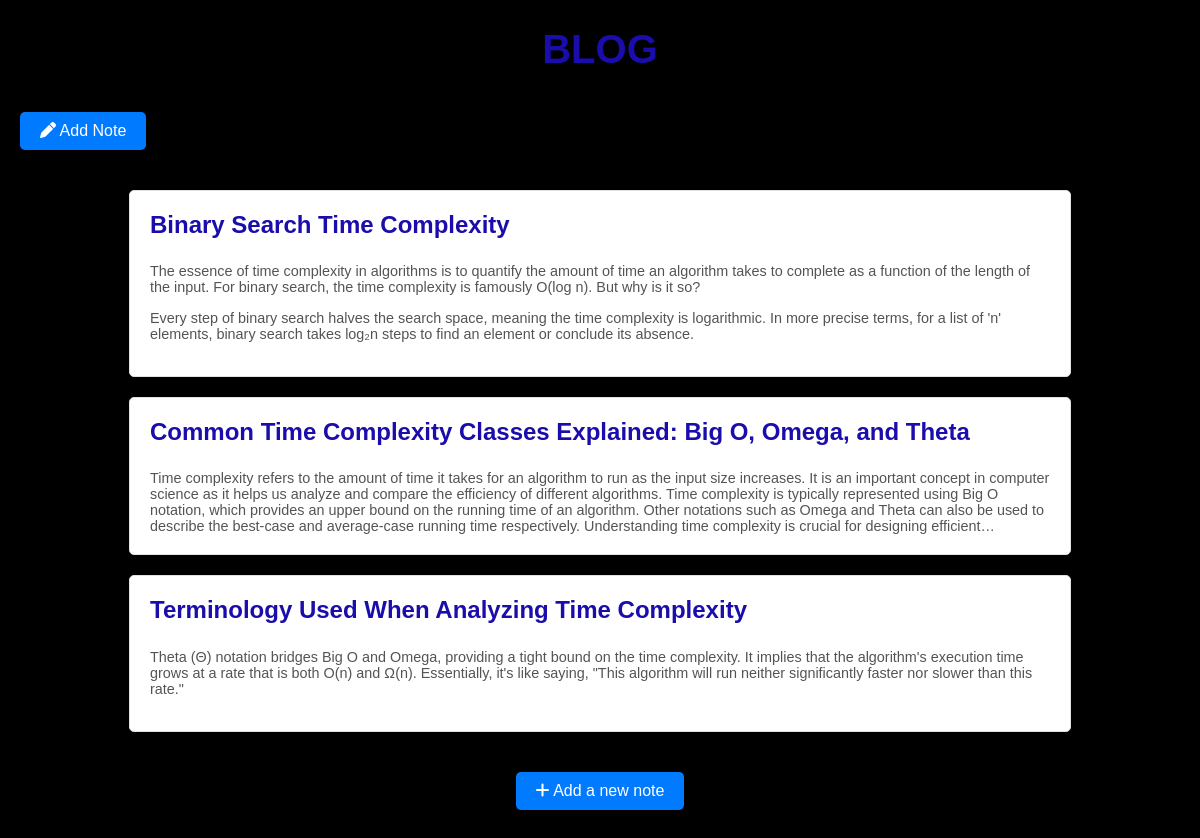
The app's page /blog/ (signed in), older data.
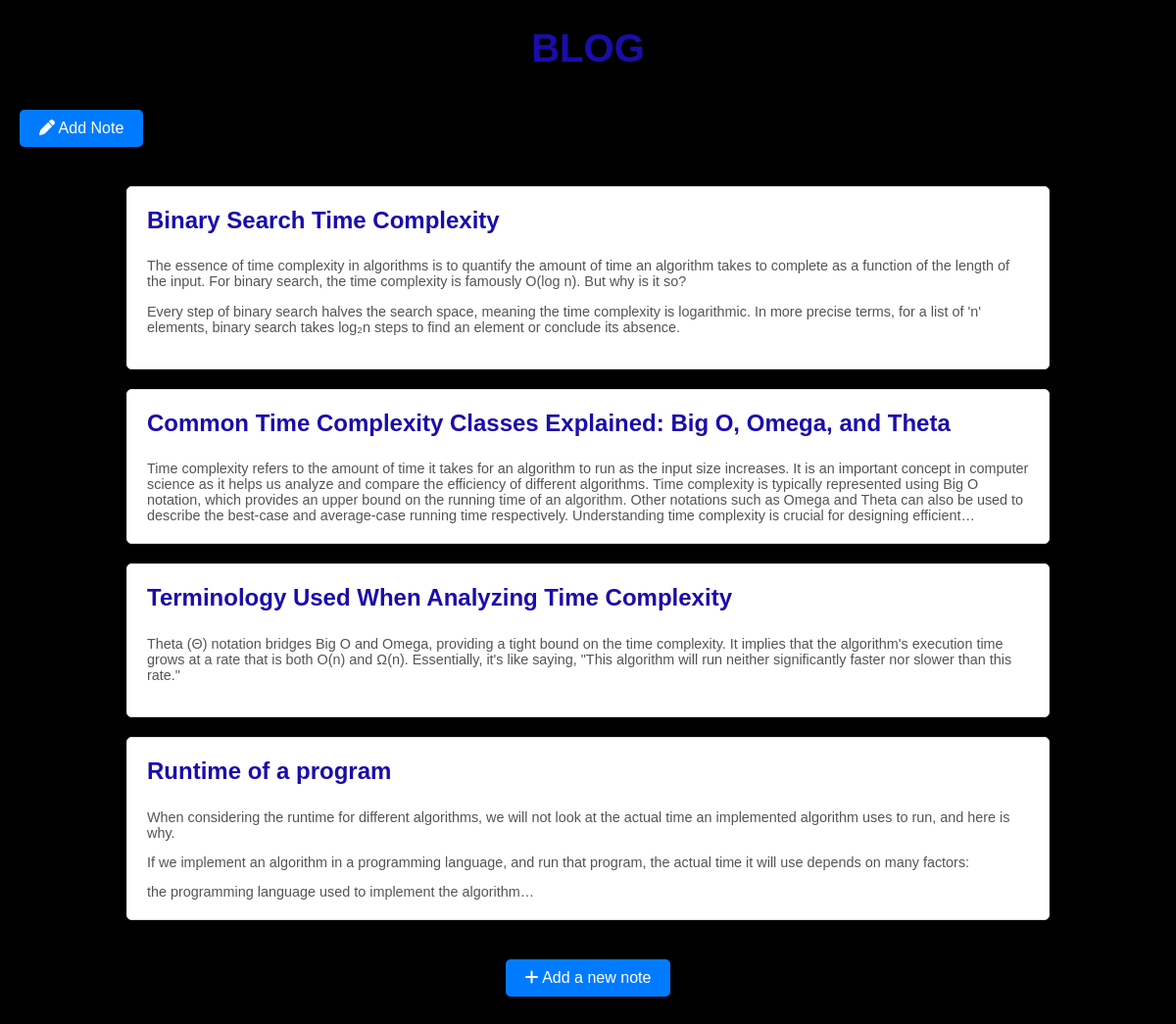
The same page, newer data.
### accounts/models.py (models this page shows, shortened)
class Note(models.Model):
    title = models.CharField(max_length=200)
    created_at = models.DateTimeField(auto_now_add=True)

class Subheading(models.Model):
    note = models.ForeignKey(Note, on_delete=models.CASCADE, related_name='subheadings')
    heading = models.CharField(max_length=200)
    content = models.TextField()

### accounts/views.py (the view)
# urls.py: path('blog/', views.blog, name='blog'),
@login_required
def blog(request):
    notes = Note.objects.all()
    return render(request, 'accounts/blog.html', {'notes': notes})

### accounts/templates/accounts/blog.html (shortened to what this page needs)
<!DOCTYPE html>
<html lang="en">
<head>
    <link rel="stylesheet" href="https://cdnjs.cloudflare.com/ajax/libs/font-awesome/6.0.0-beta3/css/all.min.css">
</head>
<body>
    <h1>BLOG</h1>
    <a href="{% url 'add_note' %}" class="add-note-button">
        <i class="fas fa-pen"></i> Add Note
    </a>
    <div>
    {% for note in notes %}
        <div class="note-container">
            <h2><a href="{% url 'note_detail' note.id %}">{{ note.title }}</a></h2>
            {% if note.subheadings.all %}
                <div class="content" >{{ note.subheadings.all.0.content|linebreaks }}</div>
            {% else %}
                <p>No subheadings available for this note.</p>
            {% endif %}
        </div>
    {% empty %}
        <p style="color: white; text-align: center;">No notes available</p>
    {% endfor %}
    </div>
    <div class="footer-link">
        <a href="{% url 'add_note' %}" class="add-note-button">
            <i class="fas fa-plus"></i> Add a new note
        </a>
    </div>
</body>
</html>

Row changes from the older to the newer data that the page shows:
added Note: title "Runtime of a program", subheadings.all.0.content "When considering the runtime for different algorithms, we will not look at the actual time an implemented algorithm uses to run, and here is why. If we implement an algorithm in a programming language, and run that program, the actual time it will use depends on many factors: the programming language used to implement the algorithm"
